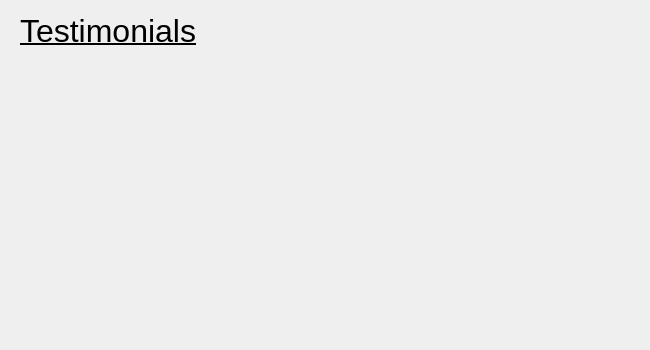
<?xml version="1.0" encoding="UTF-8"?>
<ui version="4.0">
 <class>Testimonials</class>
 <widget class="QDialog" name="Testimonials">
  <property name="geometry">
   <rect>
    <x>0</x>
    <y>0</y>
    <width>650</width>
    <height>350</height>
   </rect>
  </property>
  <property name="windowTitle">
   <string>Dialog</string>
  </property>
  <widget class="QLabel" name="label">
   <property name="geometry">
    <rect>
     <x>20</x>
     <y>10</y>
     <width>451</width>
     <height>41</height>
    </rect>
   </property>
   <property name="font">
    <font>
     <pointsize>24</pointsize>
     <underline>true</underline>
    </font>
   </property>
   <property name="text">
    <string>Testimonials</string>
   </property>
  </widget>
 </widget>
 <resources/>
 <connections/>
</ui>
